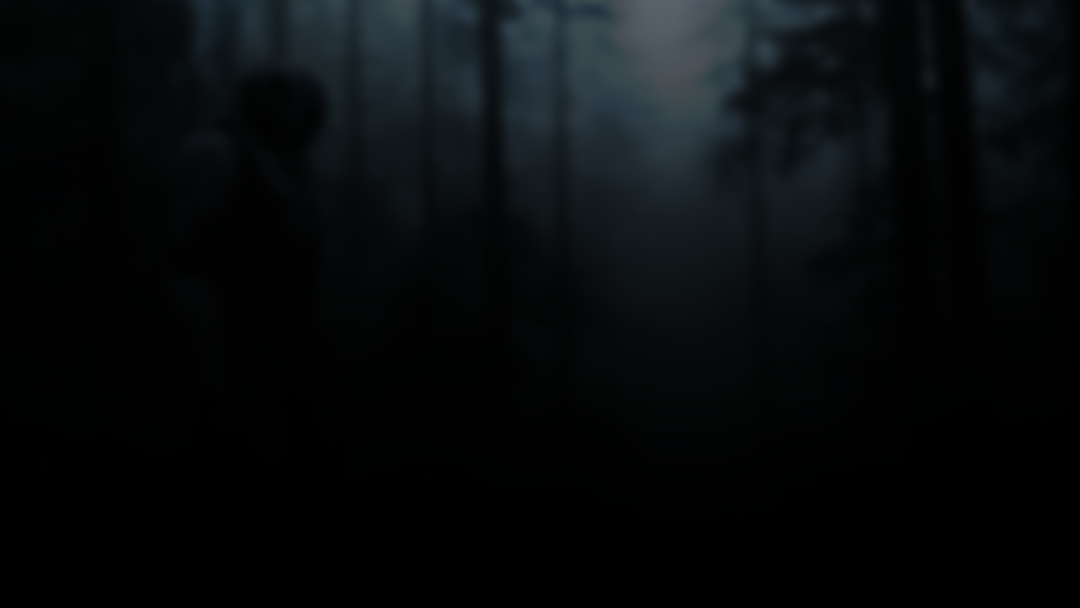
#> input picture img/bg.png, 2160 x 1215 px (shown at 1/2 size)
$ python -i thumbnail_renderer.py   (imports and definitions only)   (older library calls are emulated)
#> lines starting #> are read from the running program, lines starting #| are printed output that depends on the picture
from PIL import Image, ImageDraw, ImageFilter, ImageFont
import os


def _resize_and_crop(im, target_w, target_h):
    # Resize while preserving aspect ratio, then center-crop to target
#> called with target_w = 160, target_h = 90
    src_w, src_h = im.size
#> src_w = 2160; src_h = 1215
    src_ratio = src_w / src_h
#> src_ratio = 1.78
    target_ratio = target_w / target_h
    if src_ratio > target_ratio:
        # source is wider -> scale by height
        new_h = target_h
        new_w = int(target_h * src_ratio)
    else:
        new_w = target_w
        new_h = int(target_w / src_ratio)
#> new_h = 90
    im = im.resize((new_w, new_h), Image.LANCZOS)
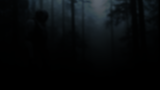
#> im: PIL image 160x90 RGBA; mean R, G, B, A 7.8, 10.6, 12.1, 255
    left = (new_w - target_w) // 2
    top = (new_h - target_h) // 2
#> top = 0
    return im.crop((left, top, left + target_w, top + target_h))


def render_decorated_thumbnail(src_path, out_path_base, size=(160, 90), radius=14):
    """
    Create two PNG files: normal and hover variants.
    - src_path: source frame or video frame image
    - out_path_base: basename (without extension); function will write <base>.png and <base>_hover.png
    - size: (w,h) target size (16:9 recommended)
    Returns (normal_path, hover_path)
    """
    if not os.path.exists(src_path):
        return None, None

    try:
        im = Image.open(src_path).convert('RGBA')
    except Exception:
        return None, None

    target_w, target_h = size
    frame = _resize_and_crop(im, target_w, target_h)

    # create rounded mask
    mask = Image.new('L', (target_w, target_h), 0)
#> mask: PIL image 160x90 L; every value is 0
    draw = ImageDraw.Draw(mask)
    draw.rounded_rectangle([0, 0, target_w, target_h], radius=radius, fill=255)

    # create shadow
    shadow_pad = 12
    shadow = Image.new('RGBA', (target_w + shadow_pad * 2, target_h + shadow_pad * 2), (0, 0, 0, 0))
#> shadow: PIL image 184x114 RGBA; every value is 0
    shadow_mask = Image.new('L', (target_w, target_h), 0)
    sd = ImageDraw.Draw(shadow_mask)
    sd.rounded_rectangle([0, 0, target_w, target_h], radius=radius, fill=180)
    shadow.paste((0, 0, 0, 200), (shadow_pad, shadow_pad), shadow_mask)
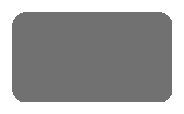
#> shadow: PIL image 184x114 RGBA; mean R, G, B, A 0, 0, 0, 95.8; transparent parts drawn white
    shadow = shadow.filter(ImageFilter.GaussianBlur(8))
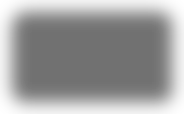
#> shadow: PIL image 184x114 RGBA; mean R, G, B, A 0, 0, 0, 95.4; transparent parts drawn white

    # base image with shadow
    base = Image.new('RGBA', shadow.size, (0, 0, 0, 0))
    base.paste(shadow, (0, 0))

    # paste frame onto base with mask
    frame_pos = (shadow_pad, shadow_pad)
    base.paste(frame, frame_pos, mask)

    # apply bottom gradient overlay for contrast
    gradient = Image.new('RGBA', (target_w, int(target_h * 0.35)), (0, 0, 0, 0))
#> gradient: PIL image 160x31 RGBA; every value is 0
    gdraw = ImageDraw.Draw(gradient)
    for i in range(gradient.height):
        alpha = int(200 * (i / gradient.height))
        gdraw.line([(0, i), (target_w, i)], fill=(0, 0, 0, alpha))
    base.paste(gradient, (shadow_pad, shadow_pad + target_h - gradient.height), gradient)
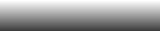
#> gradient: PIL image 160x31 RGBA; mean R, G, B, A 0, 0, 0, 96.3; transparent parts drawn white
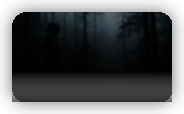
#> base: PIL image 184x114 RGBA; mean R, G, B, A 5.4, 7.2, 8.3, 172.6; transparent parts drawn white

    # overlays: bottom-left pill "Copy Link"
    pill_w = int(target_w * 0.44)
    pill_h = 22
    pill_x = shadow_pad + 8
    pill_y = shadow_pad + target_h - pill_h - 8
    overlay = Image.new('RGBA', base.size, (0, 0, 0, 0))
    od = ImageDraw.Draw(overlay)
    # pill background (semi-transparent)
    od.rounded_rectangle([pill_x, pill_y, pill_x + pill_w, pill_y + pill_h], radius=pill_h // 2, fill=(0, 0, 0, 160))
    # text
    try:
        font = ImageFont.truetype('DejaVuSans.ttf', 12)
    except Exception:
        font = ImageFont.load_default()
    text = "Copy Link"
    tw, th = od.textsize(text, font=font)
#> tw = 59; th = 15
    text_x = pill_x + 10
    text_y = pill_y + (pill_h - th) // 2 - 1
#> text_y = 74
    od.text((text_x, text_y), text, font=font, fill=(255, 255, 255, 230))
    # simple link icon (a small circle and line)
    icon_x = pill_x + 6
    icon_y = pill_y + pill_h // 2
    od.ellipse([icon_x - 5, icon_y - 5, icon_x + 5, icon_y + 5], fill=(255, 255, 255, 200))

    # bottom-right circular cloud/download icon
    circ_r = 18
    circ_x = shadow_pad + target_w - circ_r - 8
    circ_y = shadow_pad + target_h - circ_r - 8
    od.ellipse([circ_x - circ_r, circ_y - circ_r, circ_x + circ_r, circ_y + circ_r], fill=(40, 40, 40, 200))
    # simple cloud: small white rounded rectangle and circle
    cloud_cx = circ_x - 4
    cloud_cy = circ_y
    od.ellipse([cloud_cx - 6, cloud_cy - 6, cloud_cx + 6, cloud_cy + 6], fill=(255, 255, 255, 220))
    od.rectangle([cloud_cx - 10, cloud_cy - 2, cloud_cx + 6, cloud_cy + 6], fill=(255, 255, 255, 220))

    base = Image.alpha_composite(base, overlay)
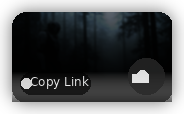
#> base: PIL image 184x114 RGBA; mean R, G, B, A 11.1, 12.9, 14, 176; transparent parts drawn white

    # normal output path
    normal_path = out_path_base + '.png'
    hover_path = out_path_base + '_hover.png'

    # save normal
    base.save(normal_path, format='PNG')

    # create hover variant with neon green thin border
    hover = base.copy()
    hdraw = ImageDraw.Draw(hover)
    border_color = (57, 255, 20, 220)  # neon green
    # draw rounded rect border over the frame area
    rect_xy = [shadow_pad, shadow_pad, shadow_pad + target_w, shadow_pad + target_h]
    for i in range(2):
        hdraw.rounded_rectangle([rect_xy[0]-i, rect_xy[1]-i, rect_xy[2]+i, rect_xy[3]+i], radius=radius+i, outline=border_color)

    hover.save(hover_path, format='PNG')
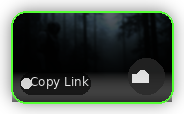
#> saved as out.png_hover.png: PIL image 184x114 RGBA; mean R, G, B, A 13.4, 24, 14.5, 180.7; transparent parts drawn white

    return normal_path, hover_path

>>> result = render_decorated_thumbnail('img/bg.png', 'out.png')
